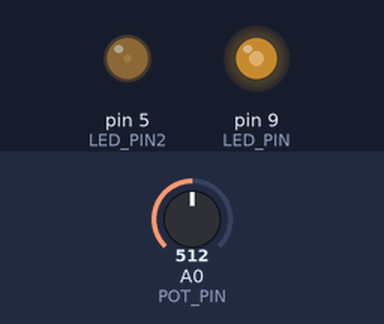
Bench run of a sketch on a simulated Arduino Uno, built with avr-gcc and run on an emulated ATmega328P. Parts: output pins drawn as LEDs (lit = HIGH). Inputs (shaded band) come from the test bench; at power-on: A0 (POT_PIN) = 512.

Above: at 1.2 s.
1.3 s: A0 (POT_PIN) set to 716
At 2.0 s:
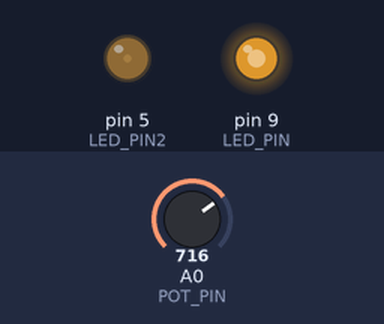
2.8 s: A0 (POT_PIN) set to 900
At 3.1 s:
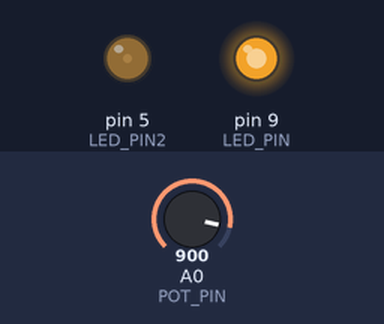
4.3 s: A0 (POT_PIN) set to 122
At 5.4 s:
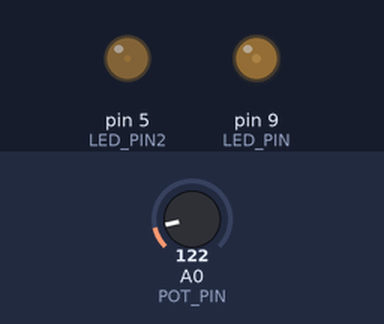
5.8 s: A0 (POT_PIN) set to 0
At 6.6 s:
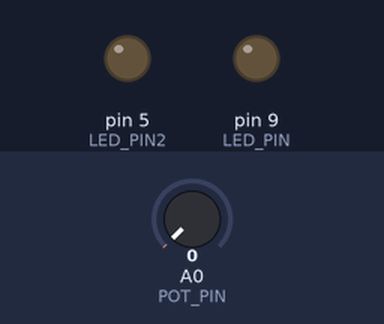
Timing chart, 0 to 8.3 s (numbered marks = the images above; inputs shaded):
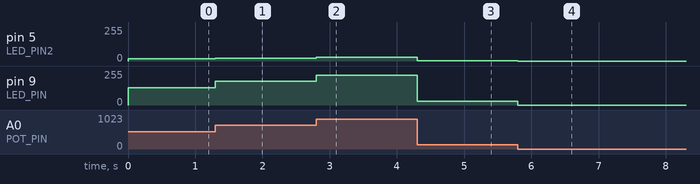

Measured:
- after the input at 1.3 s, pin 5 (LED_PIN2): 16/255 → 22/255 at once; pin 9 (LED_PIN): 128/255 → 179/255 at once
- after the input at 2.8 s, pin 5 (LED_PIN2): 22/255 → 28/255 at once; pin 9 (LED_PIN): 179/255 → 225/255 at once
- after the input at 4.3 s, pin 5 (LED_PIN2): 28/255 → 3/255 at once; pin 9 (LED_PIN): 225/255 → 30/255 at once
- after the input at 5.8 s, pin 5 (LED_PIN2): 3/255 → 0/255 at once; pin 9 (LED_PIN): 30/255 → 0/255 at once

The sketch:

4.ino
```cpp
#define LED_PIN 9
#define LED_PIN2 5
#define POT_PIN A0
void setup()
{
 pinMode(LED_PIN, OUTPUT);
 pinMode(LED_PIN2, OUTPUT);
 pinMode(POT_PIN, INPUT);
}
void loop()
{
 int rotation, brightness1, rotation2, brightness2;
 rotation = analogRead(POT_PIN);
 brightness1 = rotation / 4;
 brightness2 = brightness1 / 8;
 analogWrite(LED_PIN, brightness1);
  analogWrite(LED_PIN2, brightness2);

}
```
